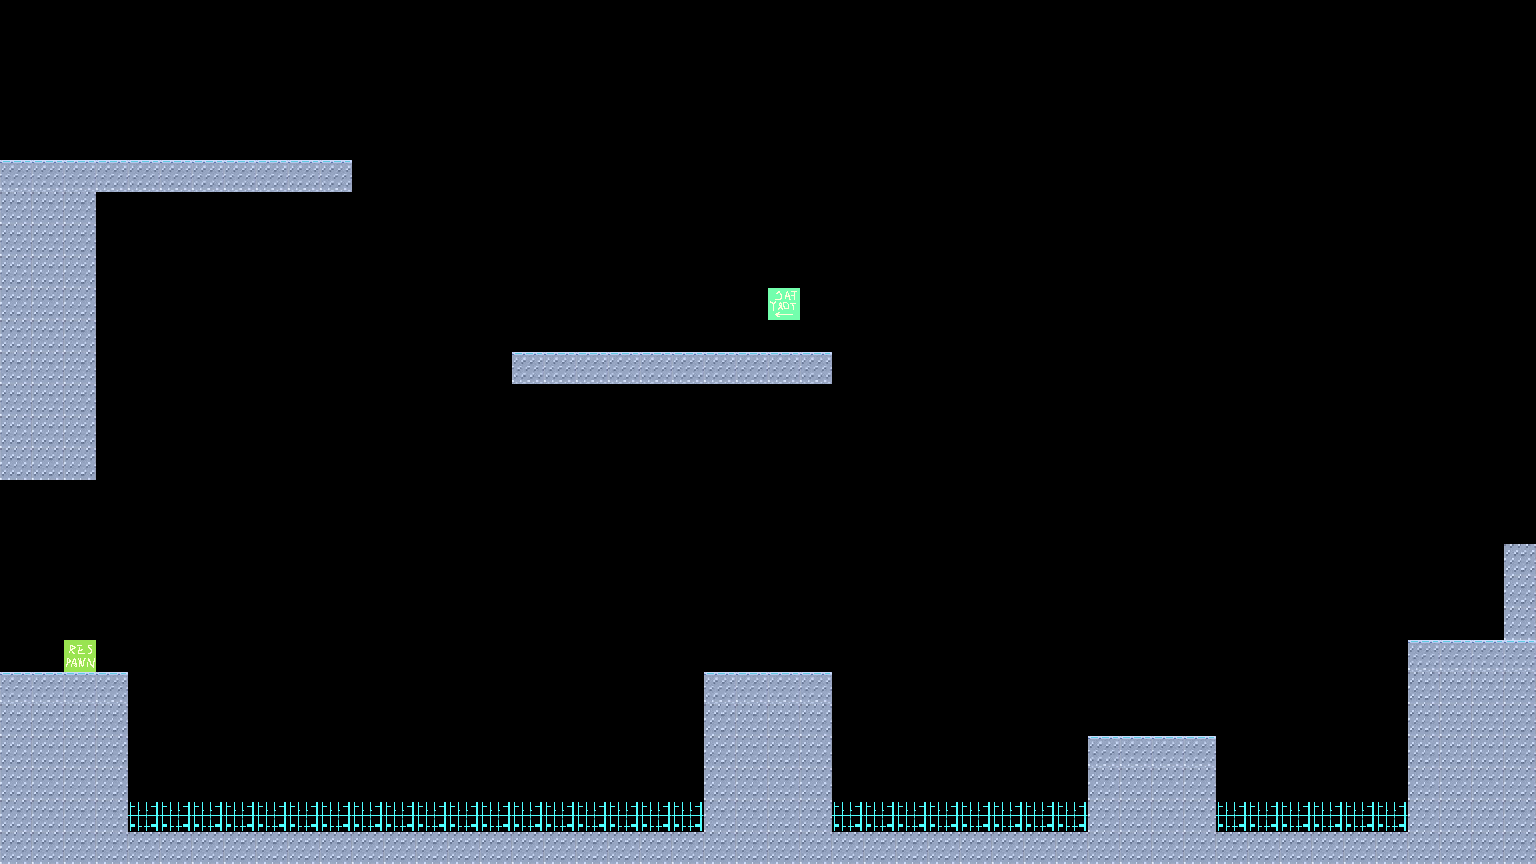

A 2D game scene composited from a Tiled map and its tileset images. What follows is a short description and the map's XML, with each tile layer's data collapsed to a summary:
An orthogonal 48x27 tile map with 32x32 px tiles, 3 tile layers (Wall, Object, Background).

<map version="1.10" tiledversion="1.11.2" orientation="orthogonal" renderorder="right-down" width="48" height="27" tilewidth="32" tileheight="32" infinite="0" nextlayerid="4" nextobjectid="1">
 <tileset firstgid="1" source="ExtendedMapSet.tsx" />
 <layer id="1" name="Wall" width="48" height="27">
  <data>[1296 cells, 201 non-empty, 3 distinct tile ids]</data>
 </layer>
 <layer id="2" name="Object" width="48" height="27">
  <data>[1296 cells, 2 non-empty, 2 distinct tile ids]</data>
 </layer>
 <layer id="3" name="Background" width="48" height="27">
  <data>[1296 cells, 6 non-empty, 1 distinct tile ids]</data>
 </layer>
</map>
